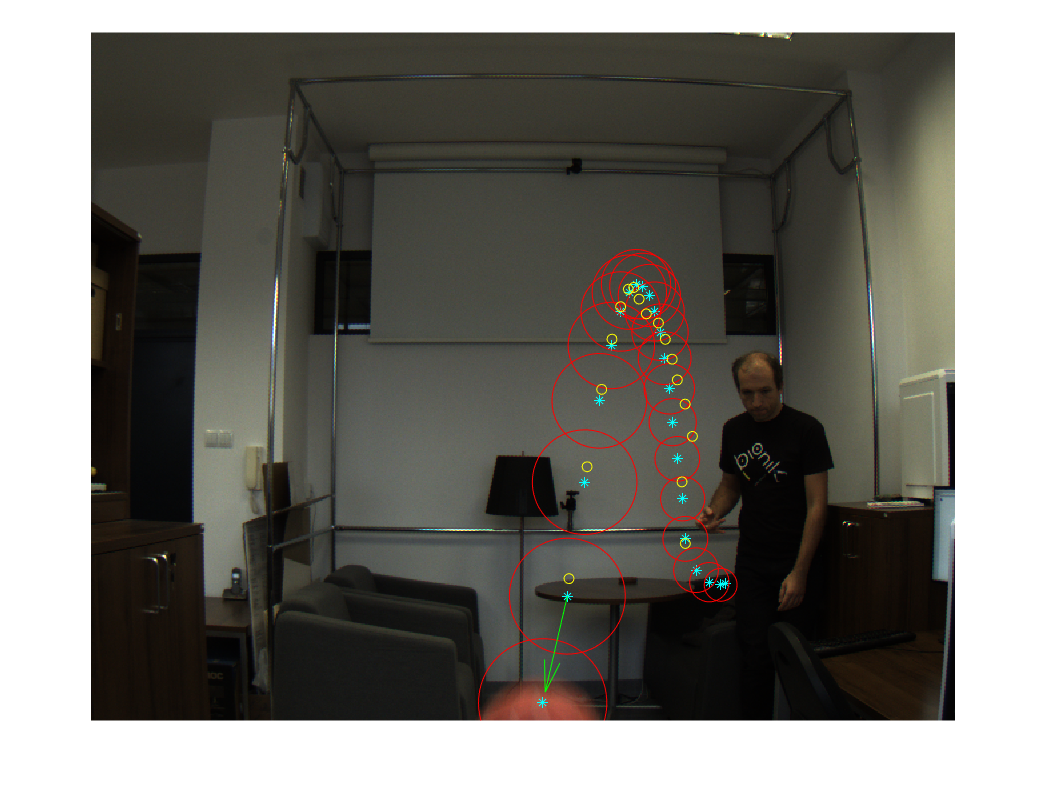
%> input picture LAB2/result_trajectory_1.png, 1048 x 802 px, given in place of 2018-10-29_10-50-48.403_L.png, which was not available
$ octave main.m   (GNU Octave 9; MATLAB toolbox functions it lacks are replaced by stand-ins)
%> lines starting %> are read from the running program, lines starting %| are printed output that depends on the picture; in (x1, y1, x2, y2) boxes, pixels count from 0 and x2, y2 are one past the last pixel; in counts of white or black regions, pixels touching at a corner belong together; the program's own positions count from 1; pictures that were not available may be replaced by others from this repository, and a replacement may not be noted
### LAB2/imageSegment.m
function bw_img = imageSegment(imgPath)

    img = imread (imgPath);

    bw_img = createMask_pink(img);
    bw_img = bw_img | createMask_green(img);
    bw_img = bw_img | createMask_orange(img);
    bw_img = bw_img | createMask_lightGreen(img);

    bw_img = removeNoise(img, bw_img);
    bw_img = filledhole(bw_img);

end

### LAB2/createMask_pink.m
function [BW,maskedRGBImage] = createMask_pink(RGB)
%createMask  Threshold RGB image using auto-generated code from colorThresholder app.
%  [BW,MASKEDRGBIMAGE] = createMask(RGB) thresholds image RGB using
%  auto-generated code from the colorThresholder app. The colorspace and
%  range for each channel of the colorspace were set within the app. The
%  segmentation mask is returned in BW, and a composite of the mask and
%  original RGB images is returned in maskedRGBImage.

% Auto-generated by colorThresholder app on 15-Oct-2019
%------------------------------------------------------


% Convert RGB image to chosen color space
I = rgb2hsv(RGB);

% Define thresholds for channel 1 based on histogram settings
channel1Min = 0.999;
channel1Max = 0.038;

% Define thresholds for channel 2 based on histogram settings
channel2Min = 0.415;
channel2Max = 1.000;

% Define thresholds for channel 3 based on histogram settings
channel3Min = 0.230;
channel3Max = 1.000;

% Create mask based on chosen histogram thresholds
sliderBW = ( (I(:,:,1) >= channel1Min) | (I(:,:,1) <= channel1Max) ) & ...
    (I(:,:,2) >= channel2Min ) & (I(:,:,2) <= channel2Max) & ...
    (I(:,:,3) >= channel3Min ) & (I(:,:,3) <= channel3Max);
BW = sliderBW;

% Initialize output masked image based on input image.
maskedRGBImage = RGB;

% Set background pixels where BW is false to zero.
maskedRGBImage(repmat(~BW,[1 1 3])) = 0;

end

### LAB2/createMask_green.m
function [BW,maskedRGBImage] = createMask_green(RGB)
%createMask  Threshold RGB image using auto-generated code from colorThresholder app.
%  [BW,MASKEDRGBIMAGE] = createMask(RGB) thresholds image RGB using
%  auto-generated code from the colorThresholder app. The colorspace and
%  range for each channel of the colorspace were set within the app. The
%  segmentation mask is returned in BW, and a composite of the mask and
%  original RGB images is returned in maskedRGBImage.

% Auto-generated by colorThresholder app on 15-Oct-2019
%------------------------------------------------------


% Convert RGB image to chosen color space
I = rgb2hsv(RGB);

% Define thresholds for channel 1 based on histogram settings
channel1Min = 0.176;
channel1Max = 0.288;

% Define thresholds for channel 2 based on histogram settings
channel2Min = 0.272;
channel2Max = 1.000;

% Define thresholds for channel 3 based on histogram settings
channel3Min = 0.073;
channel3Max = 1.000;

% Create mask based on chosen histogram thresholds
sliderBW = (I(:,:,1) >= channel1Min ) & (I(:,:,1) <= channel1Max) & ...
    (I(:,:,2) >= channel2Min ) & (I(:,:,2) <= channel2Max) & ...
    (I(:,:,3) >= channel3Min ) & (I(:,:,3) <= channel3Max);
BW = sliderBW;

% Initialize output masked image based on input image.
maskedRGBImage = RGB;

% Set background pixels where BW is false to zero.
maskedRGBImage(repmat(~BW,[1 1 3])) = 0;

end

### LAB2/createMask_orange.m
function [BW,maskedRGBImage] = createMask_test1(RGB)
%createMask  Threshold RGB image using auto-generated code from colorThresholder app.
%  [BW,MASKEDRGBIMAGE] = createMask(RGB) thresholds image RGB using
%  auto-generated code from the colorThresholder app. The colorspace and
%  range for each channel of the colorspace were set within the app. The
%  segmentation mask is returned in BW, and a composite of the mask and
%  original RGB images is returned in maskedRGBImage.

% Auto-generated by colorThresholder app on 23-Oct-2019
%------------------------------------------------------


% Convert RGB image to chosen color space
I = rgb2hsv(RGB);

% Define thresholds for channel 1 based on histogram settings
channel1Min = 0.955;
channel1Max = 0.048;

% Define thresholds for channel 2 based on histogram settings
channel2Min = 0.301;
channel2Max = 1.000;

% Define thresholds for channel 3 based on histogram settings
channel3Min = 0.1;
channel3Max = 1;

% Create mask based on chosen histogram thresholds
sliderBW = ( (I(:,:,1) >= channel1Min) | (I(:,:,1) <= channel1Max) ) & ...
    (I(:,:,2) >= channel2Min ) & (I(:,:,2) <= channel2Max) & ...
    (I(:,:,3) >= channel3Min ) & (I(:,:,3) <= channel3Max);
BW = sliderBW;

% Initialize output masked image based on input image.
maskedRGBImage = RGB;

% Set background pixels where BW is false to zero.
maskedRGBImage(repmat(~BW,[1 1 3])) = 0;

end

### LAB2/createMask_lightGreen.m
function [BW,maskedRGBImage] = createMask_lightGreen(RGB)
%createMask  Threshold RGB image using auto-generated code from colorThresholder app.
%  [BW,MASKEDRGBIMAGE] = createMask(RGB) thresholds image RGB using
%  auto-generated code from the colorThresholder app. The colorspace and
%  range for each channel of the colorspace were set within the app. The
%  segmentation mask is returned in BW, and a composite of the mask and
%  original RGB images is returned in maskedRGBImage.

% Auto-generated by colorThresholder app on 23-Oct-2019
%------------------------------------------------------


% Convert RGB image to chosen color space
I = rgb2hsv(RGB);

% Define thresholds for channel 1 based on histogram settings
channel1Min = 0.257;
channel1Max = 0.363;

% Define thresholds for channel 2 based on histogram settings
channel2Min = 0.000;
channel2Max = 0.353;

% Define thresholds for channel 3 based on histogram settings
channel3Min = 0.448;
channel3Max = 1.000;

% Create mask based on chosen histogram thresholds
sliderBW = (I(:,:,1) >= channel1Min ) & (I(:,:,1) <= channel1Max) & ...
    (I(:,:,2) >= channel2Min ) & (I(:,:,2) <= channel2Max) & ...
    (I(:,:,3) >= channel3Min ) & (I(:,:,3) <= channel3Max);
BW = sliderBW;

% Initialize output masked image based on input image.
maskedRGBImage = RGB;

% Set background pixels where BW is false to zero.
maskedRGBImage(repmat(~BW,[1 1 3])) = 0;

end

### LAB2/removeNoise.m
function [BW,maskedImage] = removeNoise(RGB,MASK)
%segmentImage Segment image using auto-generated code from imageSegmenter App
%  [BW,MASKEDIMAGE] = segmentImage(RGB,MASK) segments image RGB using
%  auto-generated code from the imageSegmenter App. The final segmentation
%  is returned in BW, and a masked image is returned in MASKEDIMAGE.

% Auto-generated by imageSegmenter app on 21-Oct-2019
%----------------------------------------------------


% Convert RGB image into L*a*b* color space.
X = rgb2lab(RGB);

% Create empty mask.
BW = false(size(X,1),size(X,2));

% Load Mask
BW = MASK;

% Open mask with disk
radius = 1;
decomposition = 0;
se = strel('disk', radius, decomposition);
BW = imopen(BW, se);

% Create masked image.
maskedImage = RGB;
maskedImage(repmat(~BW,[1 1 3])) = 0;
end

### LAB2/filledhole.m
function [BW_out,properties] = filledhole(BW_in)
%filterRegions  Filter BW image using auto-generated code from imageRegionAnalyzer app.
%  [BW_OUT,PROPERTIES] = filterRegions(BW_IN) filters binary image BW_IN
%  using auto-generated code from the imageRegionAnalyzer app. BW_OUT has
%  had all of the options and filtering selections that were specified in
%  imageRegionAnalyzer applied to it. The PROPERTIES structure contains the
%  attributes of BW_out that were visible in the app.

% Auto-generated by imageRegionAnalyzer app on 21-Oct-2019
%---------------------------------------------------------

BW_out = BW_in;

% Fill holes in regions.
BW_out = imfill(BW_out, 'holes');

% Filter image based on image properties.
%BW_out = bwpropfilt(BW_out, 'Area', [6, 10408]);

% Get properties.
properties = regionprops(BW_out, {'Area', 'Eccentricity', 'EquivDiameter', 'EulerNumber', 'MajorAxisLength', 'MinorAxisLength', 'Orientation', 'Perimeter'});

% Uncomment the following line to return the properties in a table.
% properties = struct2table(properties);

### LAB2/getCenterRadius.m
function [C, r] = getCenterRadius(bw_img)

    %find finds all non zero elements
    [y, x] = find(bw_img);  % x and y are column vectors
    % the function outputs first the rows and then the columns, that's why [y,x]

    C = [median(x); median(y)]; % center of the ball

    area = length(x);
    r = sqrt(area/pi);


    % [34 lines of commented-out code are left out]

end

### LAB2/getWorldCoords.m
function out = getWorldCoord (x, y)

T = [0;0;0];
R = eye(3);

% intrinsic parameters

f = 1.4103e+03;    % focal length
sx = 1;   % scaling coef x (px/unit)
sy = 1;   % scaling coef y (px/unit)
s_th = 0; % skew factor
ox = 0;   % optical center x (px)
oy = 0;   % optical center y (px)
Kint = [
  sx*f, s_th, ox;
  0,    sy*f, oy;
  0,    0,    1
];


in = [x; y; 1];
in = Kint^-1 * in;

% homogeneous
in = [in; 1];

in = [R, T] * in;

s = size(in);
% intrinsic normalization
in = in / in(end);
out = in(1:3);

end

### LAB2/calculateD.m
function z = calculateD(pixelR)

realR = 10; %(cm)

%u1 = (x1*fx)/2 + cx;

%u2 = (x2*fx)/2 + cx;

%pixDis = u2-u1;

f = 1.4103e+03;

%u2-u1 = (x2-x1)*fx/2;
%du = dx * fx / z;
z = (realR * f) / pixelR;
end

### LAB2/main.m
close all;
clear;

figure(1);

imshow('./1/2018-10-29_10-50-48.403_L.png');
hold on;

% trajectory plots
figure(2);
subplot(3,1,1);
%axis([2,22,50,100]);
title('x');
subplot(3,1,2);
%axis([2,22,0,300]);
title('y');
subplot(3,1,3);
%axis([2,22,100,500]);
title('z');

D = './1/';
S = dir(fullfile(D,'*.png')); % pattern to match filenames. List of files in this dir
C = [0; 0];
r = 0;
C_story = [];
r_story = [];
it_story = [];
wc = [];
pred_story = [];

disp("iterations:");
for k = 1:numel(S)

    fprintf("%d / %d \n", k, numel(S));
    r_story = [r_story, r];
    it_story = [it_story, k];

    F = fullfile(D,S(k).name);
    img = imageSegment(F);
%> in imageSegment, img is the input picture: size 802x1048x3 uint8; mean R, G, B 117.2, 115.4, 110
%> in createMask_pink, `sliderBW = ( (I(:,:,1) >= channel1Min) | (I(:,:,1) <= channel1Max) ) &..`:
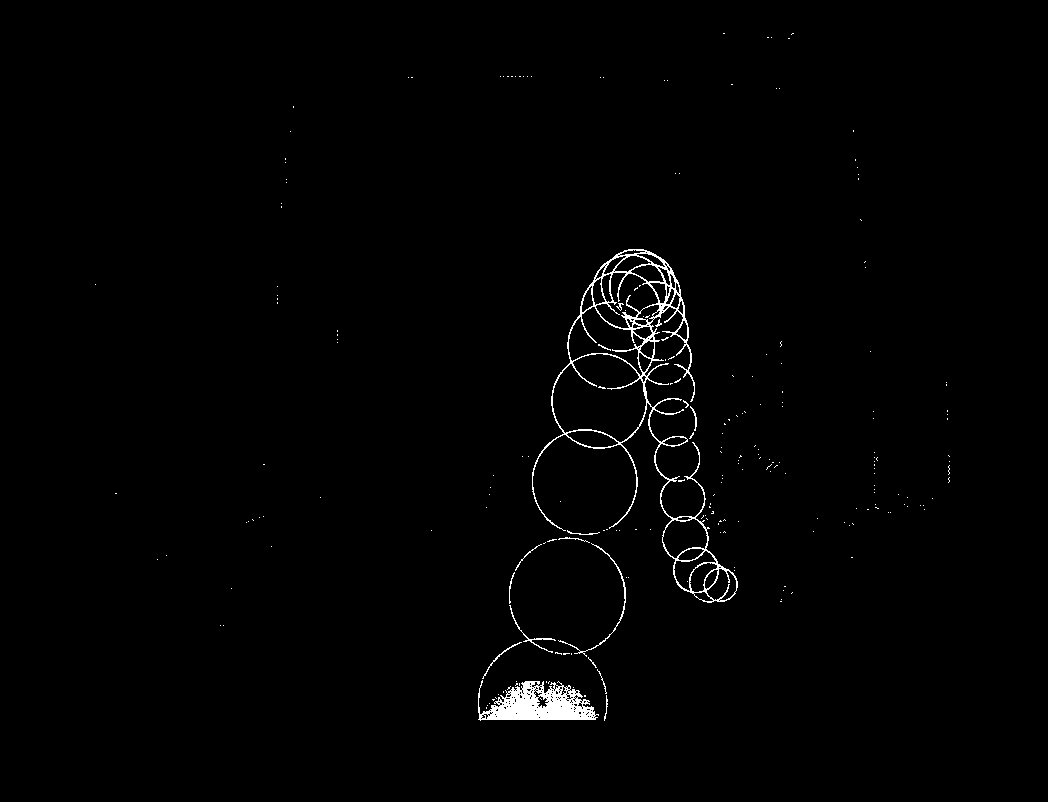
%> sliderBW: size 802x1048 logical; 1.1% white; 229 white regions (214 under 20 px), largest, box (x1, y1, x2, y2) and area: (532, 249, 738, 603) 5032, (478, 680, 599, 721) 2809, (558, 543, 626, 657) 262
%> in createMask_pink, `maskedRGBImage(repmat(~BW,[1 1 3])) = 0;`:
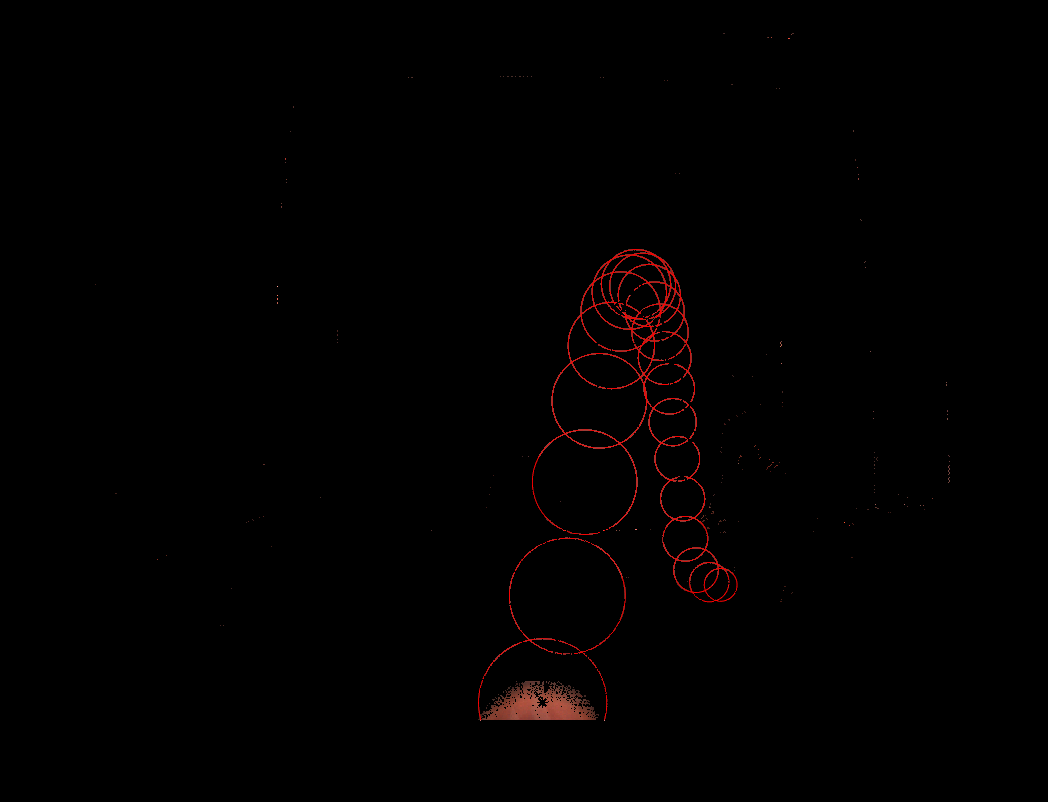
%> maskedRGBImage: size 802x1048x3 uint8; mean R, G, B 1.8, 0.4, 0.4
%> in createMask_lightGreen, `sliderBW = (I(:,:,1) >= channel1Min ) & (I(:,:,1) <= channel1Max) & (I..`:
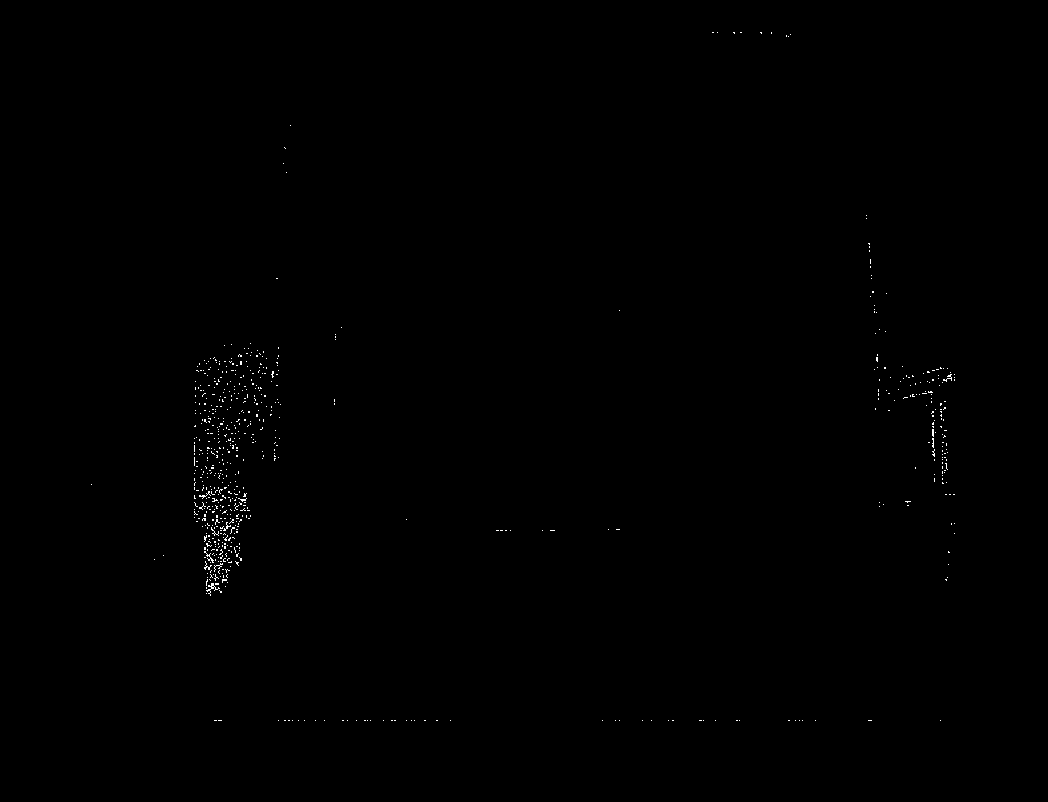
%> sliderBW: size 802x1048 logical; 0.22% white in thin lines or dots, all inside (x1, y1, x2, y2) = (91, 32, 955, 721)
%> in imageSegment, `bw_img = bw_img | createMask_lightGreen(img);`:
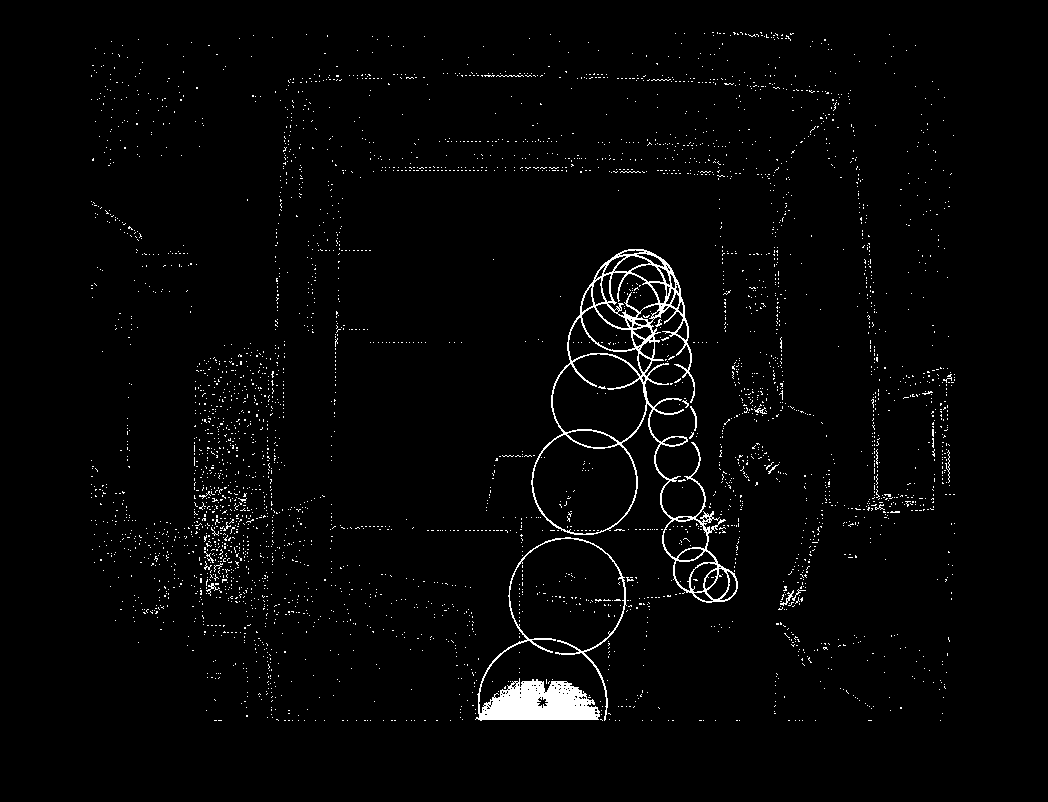
%> bw_img: size 802x1048 logical; 2.2% white in thin lines or dots, all inside (x1, y1, x2, y2) = (91, 32, 955, 721)
%> in removeNoise, `BW = imopen(BW, se);`:
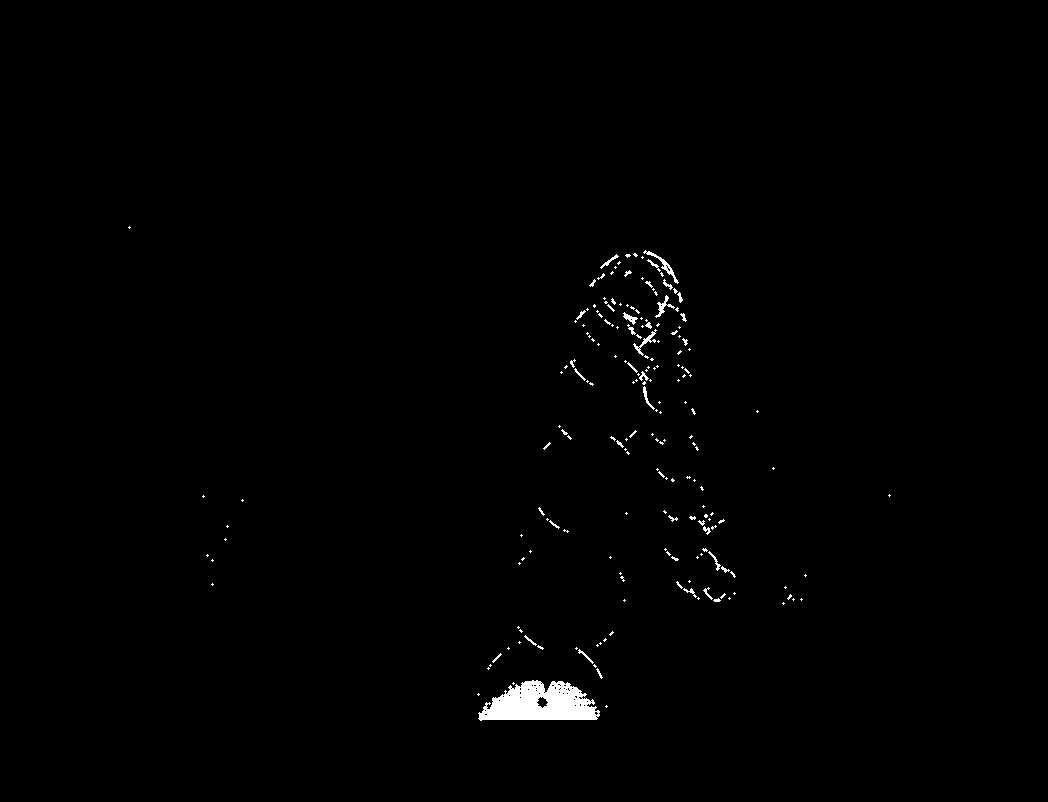
%> BW: size 802x1048 logical; 0.74% white; 198 white regions (158 under 20 px), largest, box (x1, y1, x2, y2) and area: (478, 680, 600, 721) 3372, (643, 250, 679, 284) 174, (633, 329, 657, 356) 132
%> in filledhole, `properties = regionprops(BW_out, {'Area', 'Eccentricity', 'EquivDiamet..`: properties = 198 regions; largest, Area, MajorAxisLength, MinorAxisLength, Eccentricity and Orientation: 3507 117.9 41.33 0.937 1.43, 182 49.42 8.69 0.984 -44.56, 134 33.94 11.53 0.941 44.44, 121 23.84 13.23 0.832 55.82, 78 16.9 7.2 0.905 -29.95
    [C, r] = getCenterRadius(img);
%> in getCenterRadius, `[y, x] = find(bw_img);`: y = 6338 values from 227 to 721; x = 6338 values from 129 to 891
%> in getCenterRadius, `C = [median(x); median(y)];`: C = [572; 689]
%> in getCenterRadius, `area = length(x);`: area = 6338
%> in getCenterRadius, `r = sqrt(area/pi);`: r = 44.92
%> C = [572; 689]; r = 44.92
    C_story = [C_story, C];
%> C_story = [572; 689]

    %fprintf('radius = %.1f', r);

    figure(1);
    if (k>1 && k<numel(S)-1)
        imshow(F);
        scatter(C_story(1,:), C_story(2,:), 'c*');
        drawCircle(C_story(1,:), C_story(2,:), r_story);
        V = C - C_story(:,end-1);
        quiver(C_story(1,end-1), C_story(2,end-1), V(1), V(2), 'MaxHeadSize', 1, 'Color', 'g');      % plot arrow
    end

    wc = [ wc, getWorldCoords(C(1), C(2)) .* calculateD(r) ];
%> in getWorldCoord, `in = [x; y; 1];`: in = [572; 689; 1]
%> in getWorldCoord, `in = Kint^-1 * in;`: in = [0.406; 0.489; 1]
%> in getWorldCoord, `in = [in; 1];`: in = [0.406; 0.489; 1; 1]
%> in getWorldCoord, `in = [R, T] * in;`: in = [0.406; 0.489; 1]
%> in calculateD, `z = (realR * f) / pixelR;`: z = 314
%> wc = [127.3; 153.4; 314]

    polyDegree = 3;
    %window size is the number of frames we passs to polyfit
    wSize = 10; % story window size
    if (k>polyDegree && k<numel(S)-1)
        %clamping
        wStart = max(k-wSize, 1);  % story window start

        ax = polyfit(it_story(wStart:end), C_story(1, wStart:end), polyDegree);    %CsX = C_story(1,:);
        ay = polyfit(it_story(wStart:end), C_story(2, wStart:end), polyDegree);    %CsY = C_story(2,:);

        pred = [polyval(ax, k+1); polyval(ay, k+1)];
        pred_story = [pred_story, pred];

        scatter(pred_story(1,:), pred_story(2,:), 'yo');
    end

    if (k>=2 && k<=22)
        trj_time = it_story(2:k);
        trj_coord = wc(:,2:k);
        figure(2);
        subplot(3,1,1); plot(trj_time, trj_coord(1,:));
        title('x');
        subplot(3,1,2); plot(trj_time, trj_coord(2,:));
        title('y');
        subplot(3,1,3); plot(trj_time, trj_coord(3,:));
        title('z');
    end


    drawnow;
end
